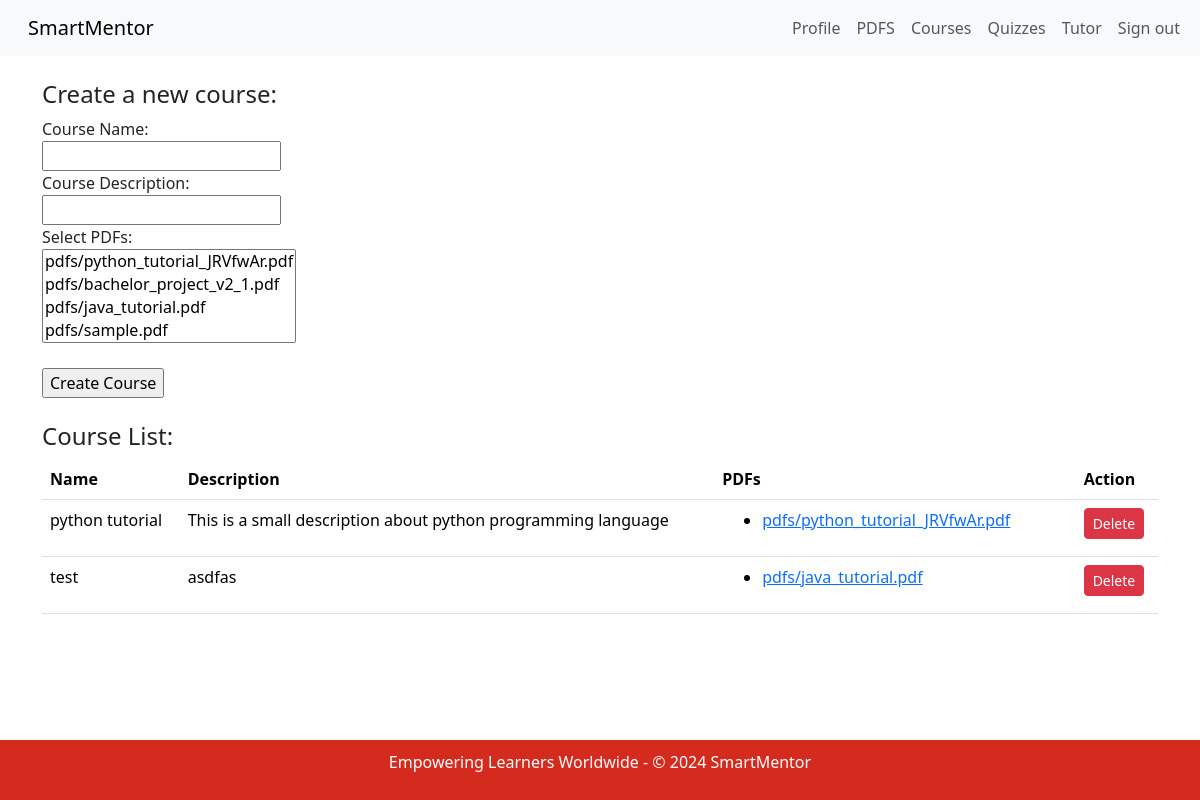
Page /teacher/courses (signed in) on the earlier database version.
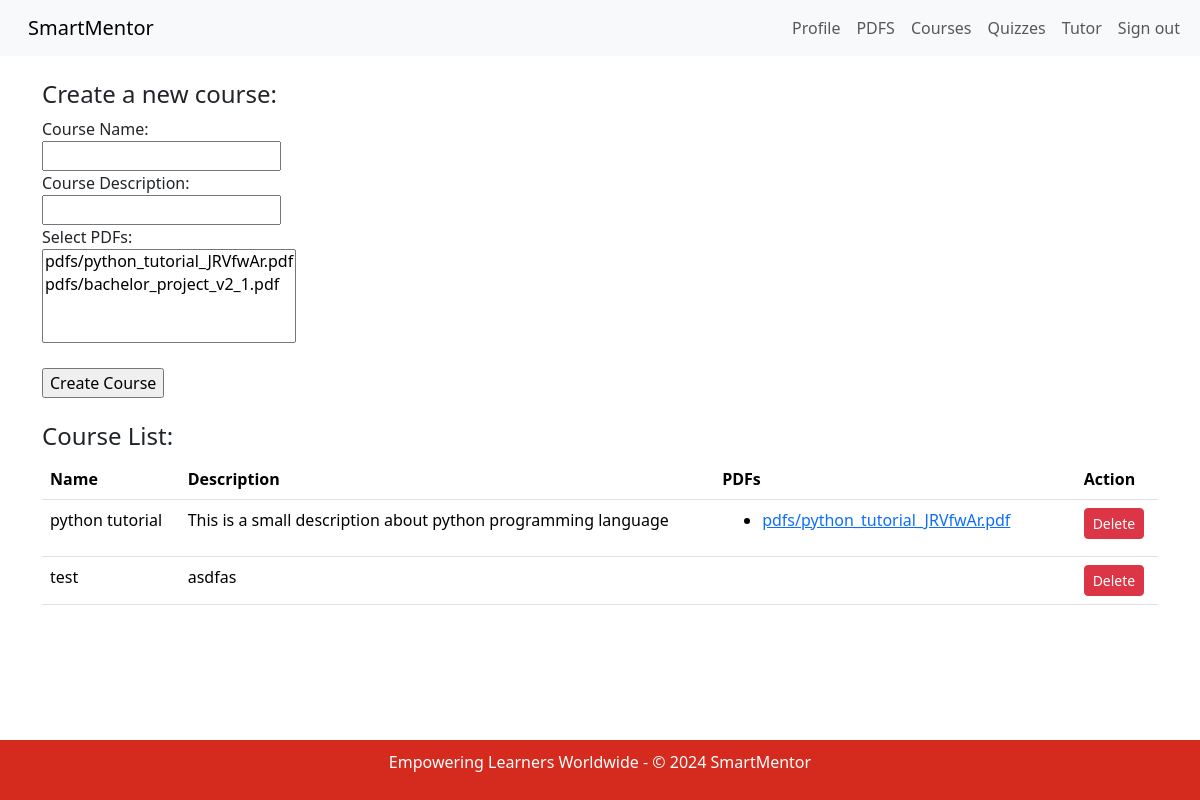
Same page on the later database version.
### app/models.py (models this page shows, shortened)
class Course(models.Model):
    name = models.CharField(max_length=50, default='course')
    description = models.CharField(max_length=200, default='Default description')
    pdfs = models.ManyToManyField(PDF, blank=True, related_name='courses')
    time_created = models.DateTimeField(auto_now_add=True, null=True)
    teacher = models.ForeignKey('Teacher', on_delete=models.CASCADE, related_name='courses', default=Teacher.get_default_teacher)

class PDF(models.Model):
    file = models.FileField(upload_to='pdfs/')
    uploaded_by = models.ForeignKey('Teacher', on_delete=models.CASCADE)

### app/views.py (the view, shortened to what this page needs)
# urls.py: path('teacher/courses', TeacherCourseView.as_view(), name='teacher_courses'),
class TeacherCourseView(LoginRequiredMixin, ListView):
    model = Course
    form_class = CourseForm
    template_name = 'app/teacher_course.html'
    def get_queryset(self):
        if hasattr(self.request.user, 'teacher'):
            return Course.objects.filter(teacher=self.request.user.teacher)
        else:
            return Course.objects.none()

### app/templates/app/teacher_course.html (shortened to what the changed rows need)
{% extends "app/base.html" %}
{% block content %}
    {% if user.is_authenticated %}
        {% if user.profile.role == 'teacher' %}
            <nav class="navbar navbar-expand-lg bg-body-tertiary">
                <div class="container-fluid">
                    <a class="navbar-brand" href="/">SmartMentor</a>
                    <div class="collapse navbar-collapse" id="navbarSupportedContent">
                        <ul class="navbar-nav me-auto mb-2 mb-lg-0">
                            <li class="nav-item">
                                <a class="nav-link" href="{% url 'teacher_profile' %}">Profile</a>
                            </li>
                            <li class="nav-item">
                                <a class="nav-link" href="{% url 'teacher_pdfs' %}">PDFS</a>
                            </li>
                              <li class="nav-item">
                                  <a class="nav-link" href="{% url 'teacher_courses' %}">Courses</a>
                              </li>
                            <li class="nav-item">
                                <a class="nav-link" href="{% url 'teacher_quiz' %}">Quizzes</a>
                            </li>
                            <li class="nav-item">
                                <a class="nav-link" href="{% url 'teacher_ai_tutor' %}">Tutor</a>
                            </li>
                            <li class="nav-item">
                                <form action="{% url 'logout' %}" method="post" style="margin: 0">
                                    <button type="submit" class="nav-link" style="background: none; border: none; cursor: pointer;">Sign out</button>
                                </form>
                            </li>
                        </ul>
                    </div>
                </div>
            </nav>
            <br />
            <div class="container-xl">
                <section>
                    <h4>Create a new course:</h4>
                    <form action="{% url 'course_create' %}" method="post">
                        <label for="name">Course Name:</label><br>
                        <input type="text" id="name" name="name"><br>
                        <label for="description">Course Description:</label><br>
                        <input type="text" id="description" name="description"><br>
                        <label for="pdfs">Select PDFs:</label><br>
                        <select id="pdfs" name="pdfs" multiple>
                            {% for pdf in user.teacher.pdfs.all %}
                                <option value="{{ pdf.id }}">{{ pdf.file.name }}</option>
                            {% endfor %}
                        </select><br><br>
                        <input type="submit" value="Create Course">
                    </form>
                </section>
            </div>
            <br />
            <div class="container-xl">
                <section>
                    <h4>Course List:</h4>
                    {% if user.profile.teacher.courses_list.all %}
                        <table class="table">
                            <thead>
                                <tr>
                                    <th>Name</th>
                                    <th>Description</th>
                                    <th>PDFs</th>
                                    <th>Action</th>
                                </tr>
                            </thead>
                            <tbody>
                                {% for course in user.profile.teacher.courses_list.all %}
                                    <tr>
                                        <td>{{ course.name }}</td>
                                        <td>{{ course.description }}</td>
                                        <td>
                                            <ul>
                                                {% for pdf in course.pdfs.all %}
                                                    <li><a href="{{ pdf.file.url }}">{{ pdf.file.name }}</a></li>
                                                {% endfor %}
                                            </ul>
                                        </td>
                                        <td>
                                            <form method="post" action="{% url 'course_delete' course.id %}">
                                                <button type="submit" class="btn btn-danger btn-sm">Delete</button>
                                            </form>
                                        </td>
                                    </tr>
                                {% endfor %}
                            </tbody>
                        </table>
                    {% else %}
                        <p>No courses created, must upload pdfs to create course!</p>
                    {% endif %}
                </section>
            </div>
            <br />
            <br />
            <br />
            <br />
            <br />
            <br />
            <br />
        {% else %}
            <h1>Access Denied</h1>
            <p>You are not authorized to view this page. Please <a href="/">back</a> to home.</p>
        {% endif %}
    {% endif %}
{% endblock %}

Differences in the rows shown:
removed PDF: {{ pdf.id }} 3 (drawn), file.name "pdfs/java_tutorial.pdf", shown under Course "test"
Other differences:
form field pdfs: "pdfs/python_tutorial_JRVfwAr.pdf / pdfs/bachelor_project_v2_1.pdf / pdfs/java_tutorial.pdf / pdfs/sample.pdf" → "pdfs/python_tutorial_JRVfwAr.pdf / pdfs/bachelor_project_v2_1.pdf"
